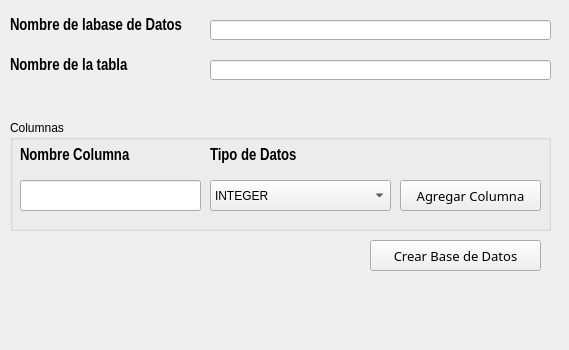
<?xml version="1.0" encoding="UTF-8"?>
<ui version="4.0">
 <class>CreacionTablaDialog</class>
 <widget class="QMainWindow" name="CreacionTablaDialog">
  <property name="geometry">
   <rect>
    <x>0</x>
    <y>0</y>
    <width>569</width>
    <height>350</height>
   </rect>
  </property>
  <property name="windowTitle">
   <string>Creacion Tabla</string>
  </property>
  <widget class="QWidget" name="centralwidget">
   <widget class="QLabel" name="lbl_nombre_base_datos">
    <property name="geometry">
     <rect>
      <x>10</x>
      <y>10</y>
      <width>181</width>
      <height>31</height>
     </rect>
    </property>
    <property name="font">
     <font>
      <family>Arial Narrow</family>
      <pointsize>12</pointsize>
      <weight>75</weight>
      <bold>true</bold>
     </font>
    </property>
    <property name="text">
     <string>Nombre de labase de Datos</string>
    </property>
   </widget>
   <widget class="QLabel" name="lbl_nombre_tabla">
    <property name="geometry">
     <rect>
      <x>10</x>
      <y>50</y>
      <width>181</width>
      <height>31</height>
     </rect>
    </property>
    <property name="font">
     <font>
      <family>Arial Narrow</family>
      <pointsize>12</pointsize>
      <weight>75</weight>
      <bold>true</bold>
     </font>
    </property>
    <property name="text">
     <string>Nombre de la tabla</string>
    </property>
   </widget>
   <widget class="QLineEdit" name="lineEdit">
    <property name="geometry">
     <rect>
      <x>210</x>
      <y>20</y>
      <width>341</width>
      <height>20</height>
     </rect>
    </property>
   </widget>
   <widget class="QLineEdit" name="lineEdit_2">
    <property name="geometry">
     <rect>
      <x>210</x>
      <y>60</y>
      <width>341</width>
      <height>20</height>
     </rect>
    </property>
   </widget>
   <widget class="QGroupBox" name="gbx_columnas">
    <property name="geometry">
     <rect>
      <x>10</x>
      <y>120</y>
      <width>541</width>
      <height>111</height>
     </rect>
    </property>
    <property name="title">
     <string>Columnas</string>
    </property>
    <widget class="QPushButton" name="btn_agregar_columna">
     <property name="geometry">
      <rect>
       <x>390</x>
       <y>60</y>
       <width>141</width>
       <height>31</height>
      </rect>
     </property>
     <property name="font">
      <font>
       <family>Arial Rounded MT Bold</family>
       <pointsize>10</pointsize>
      </font>
     </property>
     <property name="text">
      <string>Agregar Columna</string>
     </property>
    </widget>
    <widget class="QLabel" name="lbl_tipo_dato">
     <property name="geometry">
      <rect>
       <x>200</x>
       <y>20</y>
       <width>141</width>
       <height>31</height>
      </rect>
     </property>
     <property name="font">
      <font>
       <family>Arial Narrow</family>
       <pointsize>12</pointsize>
       <weight>75</weight>
       <bold>true</bold>
      </font>
     </property>
     <property name="text">
      <string>Tipo de Datos</string>
     </property>
    </widget>
    <widget class="QComboBox" name="cbx_tipos_datos">
     <property name="geometry">
      <rect>
       <x>200</x>
       <y>60</y>
       <width>181</width>
       <height>31</height>
      </rect>
     </property>
     <item>
      <property name="text">
       <string>INTEGER</string>
      </property>
     </item>
     <item>
      <property name="text">
       <string>TEXT</string>
      </property>
     </item>
     <item>
      <property name="text">
       <string>REAL</string>
      </property>
     </item>
    </widget>
    <widget class="QLabel" name="lbl_nombre_columna">
     <property name="geometry">
      <rect>
       <x>10</x>
       <y>20</y>
       <width>141</width>
       <height>31</height>
      </rect>
     </property>
     <property name="font">
      <font>
       <family>Arial Narrow</family>
       <pointsize>12</pointsize>
       <weight>75</weight>
       <bold>true</bold>
      </font>
     </property>
     <property name="text">
      <string>Nombre Columna</string>
     </property>
    </widget>
    <widget class="QLineEdit" name="txt__nombre_columna">
     <property name="geometry">
      <rect>
       <x>10</x>
       <y>60</y>
       <width>181</width>
       <height>31</height>
      </rect>
     </property>
    </widget>
   </widget>
   <widget class="QLabel" name="lbl_resultado">
    <property name="geometry">
     <rect>
      <x>10</x>
      <y>300</y>
      <width>541</width>
      <height>31</height>
     </rect>
    </property>
    <property name="font">
     <font>
      <family>Arial Black</family>
      <pointsize>16</pointsize>
      <weight>75</weight>
      <bold>true</bold>
     </font>
    </property>
    <property name="cursor">
     <cursorShape>SizeAllCursor</cursorShape>
    </property>
    <property name="text">
     <string/>
    </property>
    <property name="alignment">
     <set>Qt::AlignCenter</set>
    </property>
   </widget>
   <widget class="QPushButton" name="btn_crea_base_datos">
    <property name="geometry">
     <rect>
      <x>370</x>
      <y>240</y>
      <width>171</width>
      <height>31</height>
     </rect>
    </property>
    <property name="font">
     <font>
      <family>Arial Rounded MT Bold</family>
      <pointsize>10</pointsize>
     </font>
    </property>
    <property name="text">
     <string>Crear Base de Datos</string>
    </property>
   </widget>
  </widget>
 </widget>
 <resources/>
 <connections/>
</ui>
